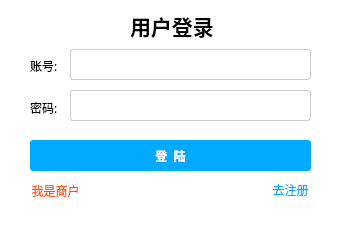
<?xml version="1.0" encoding="UTF-8"?>
<ui version="4.0">
 <class>MainWindow</class>
 <widget class="QMainWindow" name="MainWindow">
  <property name="geometry">
   <rect>
    <x>0</x>
    <y>0</y>
    <width>348</width>
    <height>225</height>
   </rect>
  </property>
  <property name="minimumSize">
   <size>
    <width>348</width>
    <height>225</height>
   </size>
  </property>
  <property name="maximumSize">
   <size>
    <width>348</width>
    <height>225</height>
   </size>
  </property>
  <property name="windowTitle">
   <string>MainWindow</string>
  </property>
  <property name="styleSheet">
   <string notr="true">background-color: white;</string>
  </property>
  <widget class="QWidget" name="centralwidget">
   <widget class="QLabel" name="label">
    <property name="geometry">
     <rect>
      <x>130</x>
      <y>10</y>
      <width>131</width>
      <height>31</height>
     </rect>
    </property>
    <property name="font">
     <font>
      <family>微软雅黑</family>
      <pointsize>16</pointsize>
      <weight>75</weight>
      <bold>true</bold>
     </font>
    </property>
    <property name="text">
     <string>用户登录</string>
    </property>
   </widget>
   <widget class="QLabel" name="label_2">
    <property name="geometry">
     <rect>
      <x>30</x>
      <y>55</y>
      <width>31</width>
      <height>21</height>
     </rect>
    </property>
    <property name="font">
     <font>
      <family>微软雅黑</family>
     </font>
    </property>
    <property name="text">
     <string>账号:</string>
    </property>
   </widget>
   <widget class="QLabel" name="label_3">
    <property name="geometry">
     <rect>
      <x>30</x>
      <y>100</y>
      <width>31</width>
      <height>16</height>
     </rect>
    </property>
    <property name="font">
     <font>
      <family>微软雅黑</family>
     </font>
    </property>
    <property name="text">
     <string>密码:</string>
    </property>
   </widget>
   <widget class="QLineEdit" name="lineEdit">
    <property name="geometry">
     <rect>
      <x>70</x>
      <y>49</y>
      <width>241</width>
      <height>31</height>
     </rect>
    </property>
    <property name="styleSheet">
     <string notr="true">QLineEdit { border-radius: 3px; border: 0.5px solid #CCCCCC;}</string>
    </property>
   </widget>
   <widget class="QLineEdit" name="lineEdit_2">
    <property name="geometry">
     <rect>
      <x>70</x>
      <y>90</y>
      <width>241</width>
      <height>31</height>
     </rect>
    </property>
    <property name="styleSheet">
     <string notr="true">QLineEdit { border-radius: 3px; border: 0.5px solid #CCCCCC;}</string>
    </property>
   </widget>
   <widget class="QPushButton" name="pushButton">
    <property name="geometry">
     <rect>
      <x>30</x>
      <y>140</y>
      <width>281</width>
      <height>31</height>
     </rect>
    </property>
    <property name="font">
     <font>
      <family>微软雅黑</family>
      <weight>75</weight>
      <bold>true</bold>
     </font>
    </property>
    <property name="styleSheet">
     <string notr="true">QPushButton { background-color:rgb(0, 170, 255); color:rgb(255, 255, 255); border-radius: 3px; }</string>
    </property>
    <property name="text">
     <string>登  陆</string>
    </property>
   </widget>
   <widget class="QPushButton" name="pushButton_2">
    <property name="geometry">
     <rect>
      <x>30</x>
      <y>180</y>
      <width>51</width>
      <height>21</height>
     </rect>
    </property>
    <property name="styleSheet">
     <string notr="true">QPushButton { background-color:rgb(255, 255, 255); color:rgb(255, 85, 0); border-radius: 2px; }</string>
    </property>
    <property name="text">
     <string>我是商户</string>
    </property>
   </widget>
   <widget class="QPushButton" name="pushButton_3">
    <property name="geometry">
     <rect>
      <x>270</x>
      <y>180</y>
      <width>41</width>
      <height>20</height>
     </rect>
    </property>
    <property name="styleSheet">
     <string notr="true">QPushButton { background-color:rgb(255, 255, 255); color:rgb(0, 170, 255); border-radius: 2px; }</string>
    </property>
    <property name="text">
     <string>去注册</string>
    </property>
   </widget>
  </widget>
  <widget class="QStatusBar" name="statusbar"/>
 </widget>
 <resources/>
 <connections/>
</ui>
